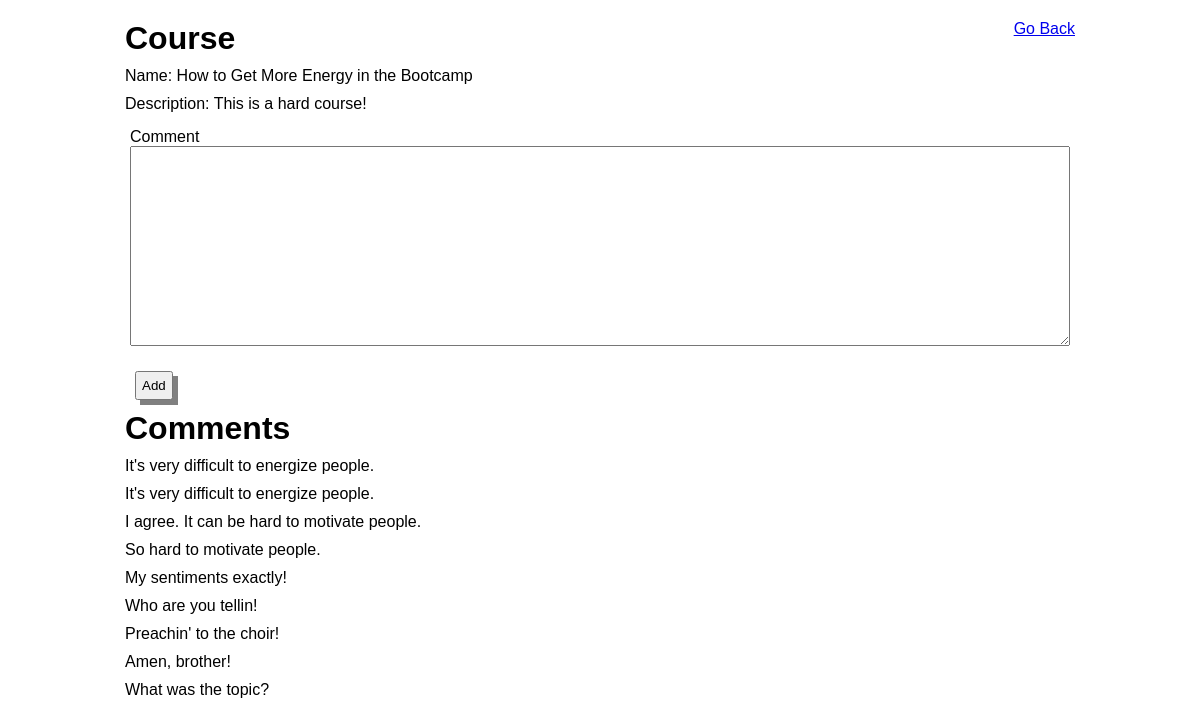
The page /courses/5/comments on the database its author committed.
### courses_app/models.py (models this page shows, shortened)
class Course(models.Model):
    name = models.CharField(max_length=255)
    desc = models.OneToOneField(
        Description,
        on_delete=models.CASCADE,
        primary_key=False,
    )
    created_at = models.DateTimeField(auto_now_add = True)
    updated_at = models.DateTimeField(auto_now = True)
    objects = CourseManager()

class Description(models.Model):
    desc = models.TextField()
    objects = DescriptionManager()

class Comment(models.Model):
    course = models.ForeignKey(Course, related_name="comments", on_delete = models.CASCADE)
    content = models.CharField(max_length=255)
    created_at = models.DateTimeField(auto_now_add = True)
    updated_at = models.DateTimeField(auto_now = True)
    objects = CommentManager()

### courses_app/views.py (the view)
# urls.py: path('courses/<int:course_id>/comments', views.show_comments),
def show_comments(request,course_id):
    context = {
        "course":  Course.objects.get(id = course_id),
        "comments": Comment.objects.filter(course = course_id),
    }
    return render(request,'comments.html', context)

### courses_app/templates/comments.html (shortened to what this page needs)
<!DOCTYPE html>
<html lang="en">
<head>
    {% load static %}
    <link rel="stylesheet" href="{% static 'style.css' %}">
</head>
<body>
    <div class="container">
        <a href="/" class="go-back">Go Back</a>
        <h1>Course</h1>
        <p>
            <span class="label">Name:</span>
            <span>{{ course.name }}</span>
        </p>
        <p>
            <span class="label">Description:</span>
            <span>{{ course.desc.desc }}</span>
        </p>
        <form action="/courses/{{ course.id }}/comments/add" method="POST">
            <p>
                <span>
                    <label for="course-comment">Comment</label>
                    <textarea name="content" id="course-comment"></textarea>
                </span>
            </p>
            <div>
                <button type="submit">Add</button>
            </div>
        </form>
        <h1>Comments</h1>
        {% for comment in comments %}
        <p class="comment">{{ comment.content }}</p>
        {% endfor %}
    </div>
</body>
</html>

### courses_app/static/style.css (style rules this page uses)
* { box-sizing: border-box; padding: 0; margin: 0; font-family: Arial, Helvetica, sans-serif; }
body { padding: 20px; }
.container { width: 950px; margin: 0 auto; }
p { margin: 10px 0; }
form span { display: flex; flex-direction: column; justify-content: flex-start; padding: 5px; }
button { padding: 5px; margin: 10px; box-shadow: 5px 5px gray; }
textarea { width: 100%; height: 200px; padding: 10px; }
a.go-back { float: right; }

### rows shown on the page
Course: name "How to Get More Energy in the Bootcamp", desc.desc "This is a hard course!"
Comment: content "It's very difficult to energize people."
Comment: content "It's very difficult to energize people."
Comment: content "I agree. It can be hard to motivate people."
Comment: content "So hard to motivate people."
Comment: content "My sentiments exactly!"
Comment: content "Who are you tellin!"
Comment: content "Preachin' to the choir!"
Comment: content "Amen, brother!"
Comment: content "What was the topic?"
